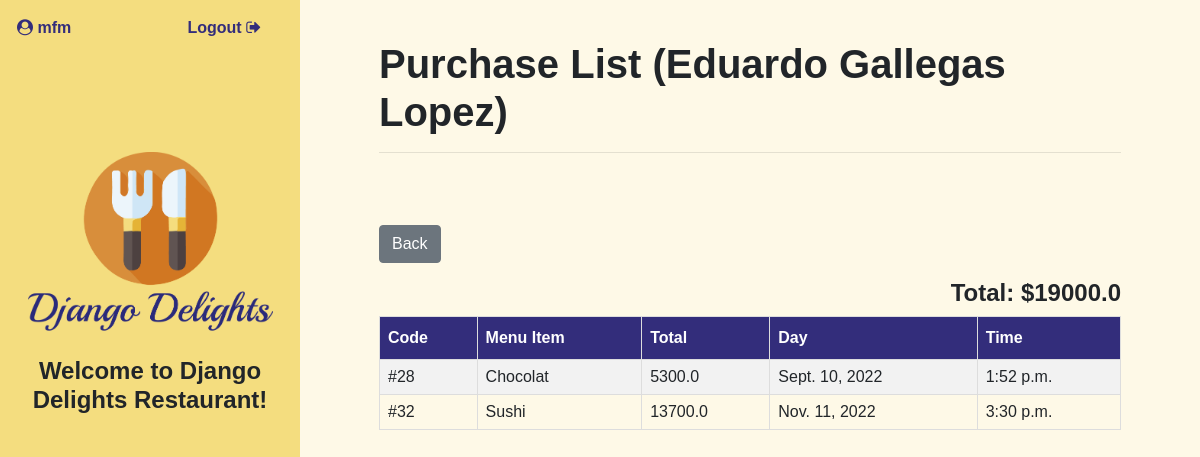
The page /purchase/1/list (signed in) on the database its author committed.
### delights/models.py (models this page shows, shortened)
class Customer(models.Model):
    first_name = models.CharField(max_length=50)
    last_name = models.CharField(max_length=50)
    def __str__(self):
        return f'{self.first_name} {self.last_name}'

class MenuItem(models.Model):
    Appetizer = 'AP'
    Entree = 'EN'
    Dessert = 'DE'
    Other = 'OT'
    MENU_TYPE_CHOICES = [
        (Appetizer, 'Appetizer'),
        (Entree, 'Entree'),
        (Dessert, 'Dessert'),
        (Other, 'Other'),
    ]
    menu_type = models.CharField(max_length=2, choices=MENU_TYPE_CHOICES, default=Other)
    name = models.CharField(max_length=100)
    price = models.FloatField(default=0.0)
    handwork_price = models.FloatField(default=0.0)
    create_by = models.ForeignKey(User, models.SET_NULL, blank=True, null=True)

class Purchase(models.Model):
    customer_id = models.ForeignKey(Customer, on_delete=models.CASCADE)
    menuitem_id = models.ForeignKey(MenuItem, on_delete=models.CASCADE)
    day = models.DateField(auto_now=False, auto_now_add=False)
    time = models.TimeField(auto_now=False, auto_now_add=False)

### delights/views.py (the view)
# urls.py: path('purchase/<customerid>/list', views.get_purchases_customer, name="purchaselistcustomer"),
@login_required
def get_purchases_customer(request, customerid):
   customer_info = Customer.objects.get(pk=customerid)
   purchase_set = Purchase.objects.filter(customer_id=customerid)
   purchases = list()
   total = 0
   for p in purchase_set:
      purchases.append({'id': p.id, 'customer_id': p.customer_id, 'menuitem_id': p.menuitem_id, 'menuitem_name': p.menuitem_id.name, 'day': p.day, 'time':p.time ,'total':  p.menuitem_id.price} )
      total = total + p.menuitem_id.price
   context = {'purchases': purchases, 'customerid':customerid, 'customer_name': customer_info, 'total':total }
   return render(request, 'delights/purchase_list_customer.html', context)

### delights/templates/delights/purchase_list_customer.html (shortened to what this page needs)
{% extends './base.html' %}
{% block content %}
<div class="row" data-aos="fade-down"  data-aos-duration="900">
  <div class="col-sm-12 my-2 pt-3">
      <h1 class="module_title">Purchase List ({{ customer_name }})</h1>
      <hr>
  </div>
  <div class="col-sm-12 mt-5">
    <div class="mb-3">
      <a href="{% url 'customerlist' %}"><button class="btn btn-secondary">Back</button></a>
    </div>
    <div class="my-1 text-right">
      <h4><strong>Total: ${{total}}</strong></h4>
    </div>
    <div>
      <table id="menu">
        <tr>
          <th>Code</th>
          <th>Menu Item</th>
          <th>Total</th>
          <th>Day</th>
          <th>Time</th>
        </tr>
        {% for p in purchases|dictsort:"id" %}
        <tr>
            <td>#{{ p.id }}</td>
            <td>{{ p.menuitem_name }}</td>
            <td>{{ p.total }}</td>
            <td>{{ p.day }}</td>
            <td>{{p.time}}</td>
        </tr>
        {% endfor %}
      </table>
    </div>
  </div>
</div>
{% endblock %}

### delights/templates/delights/base.html (shortened to what this page needs)
{% load static %}
<head>
    <link rel="stylesheet" href="https://stackpath.bootstrapcdn.com/bootstrap/4.2.1/css/bootstrap.min.css">
    <link href="https://stackpath.bootstrapcdn.com/font-awesome/4.7.0/css/font-awesome.min.css" rel="stylesheet">
    <link rel="stylesheet" href="https://cdnjs.cloudflare.com/ajax/libs/tempusdominus-bootstrap-4/5.1.2/css/tempusdominus-bootstrap-4.min.css" />
    <link rel="stylesheet" type="text/css" href="https://cdn.datatables.net/1.11.5/css/jquery.dataTables.css">
    <link href="https://unpkg.com/aos@2.3.1/dist/aos.css" rel="stylesheet">
    <link rel="stylesheet" href="{% static 'delights/css/style.css' %}">
    </head>
    <body>
    <div class="container-fluid">
        <div class="row">
            <div class="col-sm-12 col-md-3 aside-style">
                <div class="row logo-section">
                    <div class="row user_seccion" data-aos="fade"  data-aos-duration="900">
                        {% if user.is_authenticated %}
                        <div class="col-sm-6 text-left"><span class="user_style  ml-2"><i class="fa fa-user-circle"></i> {{ user }}</span></div>
                        <div class="col-sm-6 text-right"><span class="logout"><a href="{% url 'logout' %}">Logout  <i class="fa fa-sign-out"></i></a></span></div>
                        {% else%}
                        <div class="col-sm-6 text-left"><span class="hidden_var  ml-2">xx</span></div>
                        <div class="col-sm-6 text-right"><span class="hidden_var">xx</span></div>
                        {% endif %}
                    </div>
                    <div class="title_seccion">
                        <div class="col-12 d-flex justify-content-center">
                            <a href="{% url 'home' %}"><img class="logo" src="{% static 'delights/img/logodd.png' %}" alt="logo"></a>
                        </div>
                        <div class="col-12 d-flex justify-content-center mt-4">
                                <h4 class="module_title text-center">Welcome to Django Delights Restaurant!</h4>
                        </div>
                    </div>
                </div>
            </div>
            <div class="col-sm-12 col-md-9 main-style">
                <div class="container">
                    {% block content %}
                    {% endblock %}
                </div>
            </div>
        </div>
    </div>
    </body>

### delights/static/delights/css/style.css (style rules this page uses)
* { font-family: 'Lucida Sans', 'Lucida Sans Regular', 'Lucida Grande', 'Lucida Sans Unicode', Geneva, Verdana, sans-serif; font-style: normal; padding: 0; margin: 0; }
body { min-height: 100vh; }
.aside-style { padding: 0 1.5rem!important; background-color: #F4DD7F !important; display: flex; flex-direction: column; margin: 0; min-height: 100vh !important; }
.logo-section { padding: 1rem 0rem!important; }
.logo { max-width: 245px; min-width: 100px; }
.logout a, .user_style { font-weight: bold; color: #332D7B!important; }
.logout a:link, .logout a:active { text-decoration: none!important; }
.user_seccion { width:100%!important; margin-bottom: 1rem; text-align: right !important; }
.title_seccion { padding-top: 6em; }
.main-style { padding: 1rem 4rem!important; background-color: #fef9e7; }
.module_title { font-weight: bold; }
table { border-collapse: collapse; width: 100%; }
td, th { border: 1px solid #ddd; padding: 8px; }
tr:nth-child(even) { background-color: #f2f2f2; }
th { padding-top: 12px; padding-bottom: 12px; text-align: left; background-color: #332D7B; color: white; font-weight: bold!important; }

### rows shown on the page
Customer: first_name+last_name "Eduardo Gallegas Lopez", id "28", menuitem_name "Chocolat", total "5300.0", day "Sept. 10, 2022", time "1:52 p.m.", id "32", menuitem_name "Sushi", total "13700.0", day "Nov. 11, 2022", time "3:30 p.m."

### other values the page prints
{{ user }} "mfm"
{{ total }} "19000.0"
